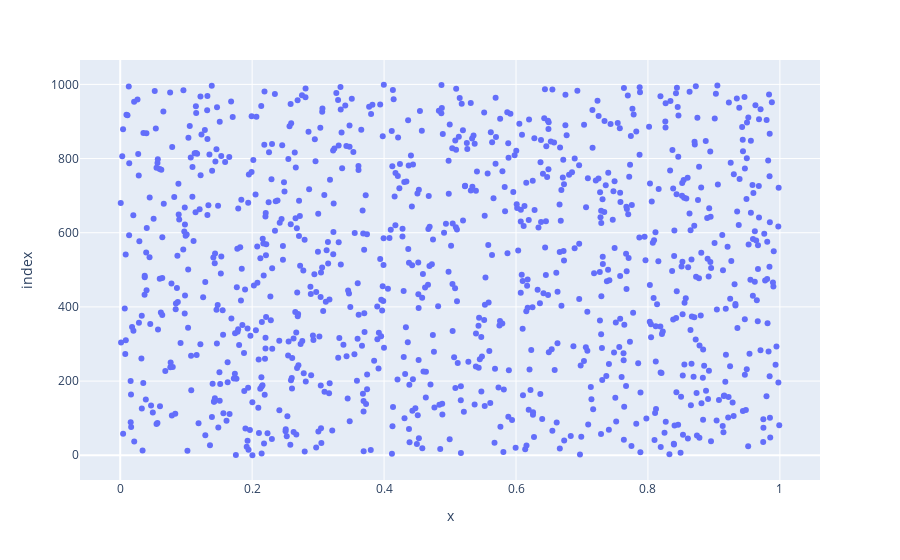

The notebook cell this image was saved under:
### Code cell
px.scatter(cnts.reshape((istats,sim))[2],cnts.reshape((istats,sim))[4])

### Figure 1 — Plotly figure (JSON) as saved in the notebook; plotly's stock layout.template omitted (floating-point values rounded to 4 significant figures; data arrays with more than 128 entries replaced by an {"elided": "..."} marker saying what was removed)
{"data": [{"hovertemplate": "x=%{x}<br>index=%{y}<extra></extra>", "legendgroup": "", "marker": {"color": "#636efa", "symbol": "circle"}, "mode": "markers", "name": "", "orientation": "h", "showlegend": false, "type": "scatter", "x": {"elided": "1000 float values"}, "xaxis": "x", "y": {"elided": "1000 int values"}, "yaxis": "y"}], "layout": {"legend": {"tracegroupgap": 0}, "margin": {"t": 60}, "xaxis": {"anchor": "y", "domain": [0, 1], "title": {"text": "x"}}, "yaxis": {"anchor": "x", "domain": [0, 1], "title": {"text": "index"}}}}
